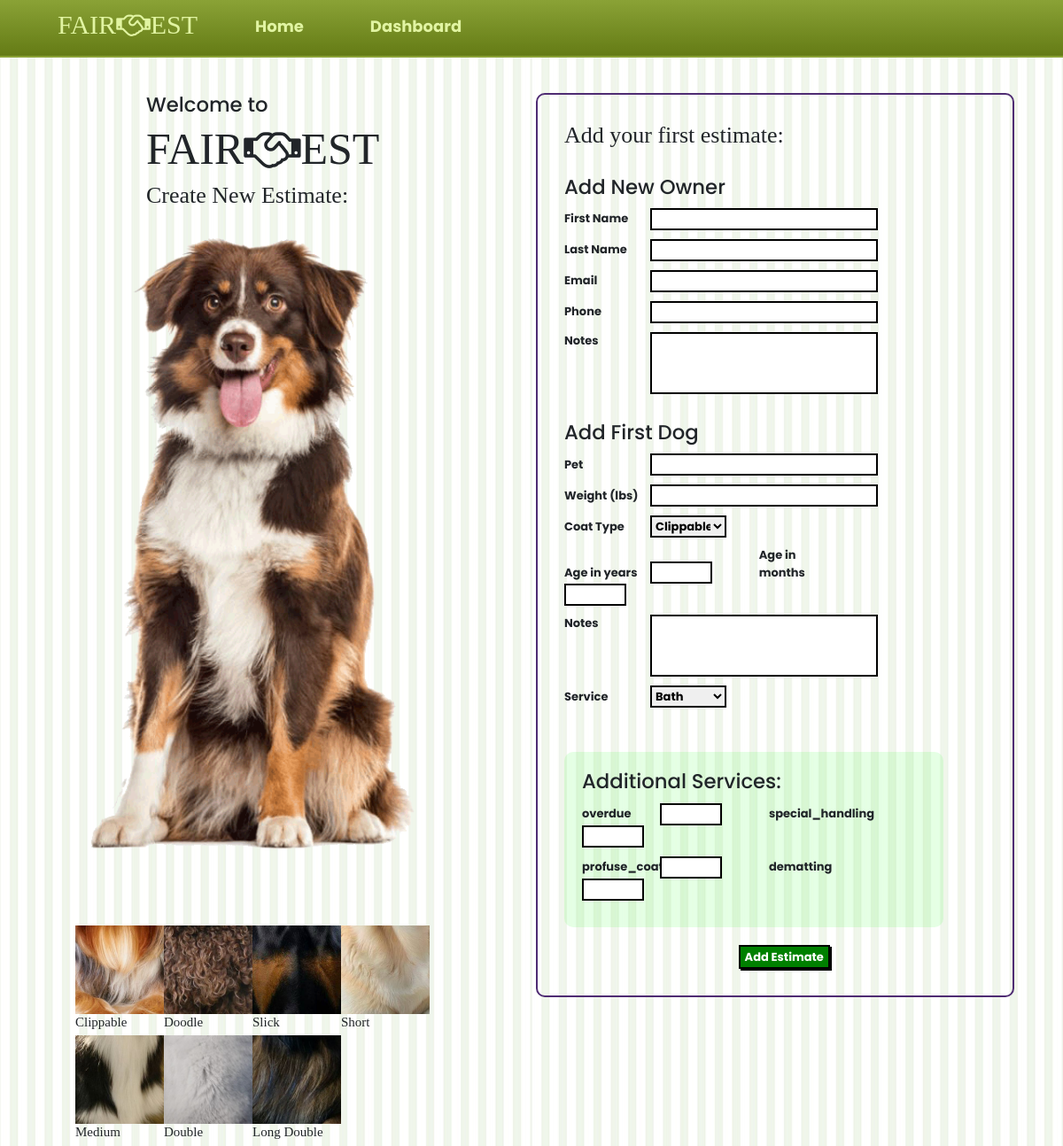
Page /add_first_estimate on the committed database.
### app_one/models.py (models this page shows)
class Coat_Type(models.Model):
    name = models.CharField(max_length=30)
    desc = models.CharField(max_length=255)
    examples = models.CharField(max_length=255)
    created_at = models.DateTimeField(auto_now_add=True)
    updated_at = models.DateTimeField(auto_now=True)

### app_one/views.py (the view)
# urls.py: path('add_first_estimate', views.add_first_estimate),
def add_first_estimate(request):
    post = request.POST
    print(post)
    context = {
        'services' : Service.objects.all(),
        'coats' : Coat_Type.objects.all()
    }
    return render(request,'add_first_estimate.html',context)

### app_one/templates/add_first_estimate.html (shortened to what this page needs)
<!DOCTYPE html>
<html lang="en">
<head>
    <link rel="stylesheet" href="https://stackpath.bootstrapcdn.com/bootstrap/4.5.2/css/bootstrap.min.css">
    <link rel="stylesheet" href="https://cdnjs.cloudflare.com/ajax/libs/font-awesome/4.7.0/css/font-awesome.min.css">
    {% load static %}
    <link rel="stylesheet" href="{% static 'global.css' %}">
    <link rel="stylesheet" href="{% static 'add_quotes_to_estimate.css' %}">
</head>
<body>
    <div id="CANVAS_long">
        <div id="TOP_long">
            <nav>
                <div class="nav_left">
                    <h2 class = 'nav_logo'> FAIR<i class="fa fa-handshake-o nav"></i>EST</h2>
                    <a href='/dashboard' class = 'h2_nav'> Home</a>
                    <a class = 'nav_right h2_nav' href = '/dashboard'>Dashboard</a>
                </div>
            </nav>
        </div>
        </div>
        <div id="interface_block_two">
            <div id="left_main">
                <div class="top_new">
                    <h3>Welcome to</h3>
                    <h2 class = 'logo'> FAIR<i class="fa fa-handshake-o nav"></i>EST</h2>
                    <h2> Create New Estimate:</h2>
                </div>
                <img src = '/static/images/onedog.gif' >
                <div class="coats">
                    {% for coat in coats %}
                    <div class="coat">
                        <img class ='pic' src = '/static/images/{{coat.name}}.jpg'>
                        <div class="coat_desc">
                        <h2>{{coat.name}}</h2>
                        </div>
                    </div>
                    {% endfor %}
                </div>
            </div>
            <div id="right_main">
                <form action="/process_add_first_estimate" method="post">
                    <h2>Add your first estimate: </h2>
                    <div class="add_owner">
                        <h3>Add New Owner </h3>
                        <div class="form_row"><label class ='form_label' for = 'first'>First Name </label>
                            <input class='form_input' name = 'first' type = 'text'>
                        </div>
                        <div class="form_row"><label class ='form_label' for = 'last'>Last Name </label>
                            <input class='form_input' name = 'last' type = 'text'>
                        </div>
                        <div class="form_row"><label class ='form_label' for = 'email'>Email </label>
                            <input class='form_input' name = 'email' type = 'text'>
                        </div>
                        <div class="form_row"><label class ='form_label' for = 'phone'>Phone </label>
                            <input class='form_input' name = 'phone' type = 'text'>
                        </div>
                        <div class="form_row"><label class ='form_label' for = 'owner_notes'>Notes </label>
                            <textarea class='form_textarea'  name = 'owner_notes'></textarea>
                        </div>
                    </div>
                    <h3>Add First Dog </h3>
                    <div class="form_row"><label class ='form_label' for = 'pet_name'> Pet </label>
                        <input class='form_input' name = 'pet_name' type = 'text'>
                    </div>
                    <div class="form_row"><label class ='form_label' for = 'weight'> Weight (lbs) </label>
                        <input class='form_input' name = 'weight' type = 'number'>
                    </div>
                    <label class ='form_label' for = 'form_select'>Coat Type </label>
                    <select class = 'form_select' name = 'coat_type'>
                        {%for coat in coats %}
                        <option value = {{coat.id}}>{{coat.name}}</option>
                        {% endfor %}
                    </select>
                    <div class="form_row">
                            <label class ='form_label' for = 'years'>Age in years</label>
                            <input class='form_input age' name = 'years' type = 'number'>
                            <label class ='form_label' for = 'months'>Age in months</label>
                            <input class='form_input age' name = 'months' type = 'number'>
                        </div>
                    <div class="form_row"><label class ='form_label' for = 'pet_notes'>Notes </label>
                        <textarea class='form_textarea'  name = 'pet_notes'></textarea>
                    </div>
                    <label class ='form_label' for = 'form_select'>Service </label>
                    <select class = 'form_select' name = 'service'>
                        {% for service in services %}
                        {% if dog.service.name == service.name %}
                        <option value = '{{service.name}}' selected>{{service.name}}</option>
                        {% else %}
                        <option value = '{{service.name}}' >{{service.name}}</option>
                        {% endif %}
                        {% endfor %}
                    </select>
                    <div class="add_ons">
                        <h3> Additional Services: </h3>
                        <div class="form_row">
                            <label class ='form_label' for = 'overdue'>overdue </label>
                            <input value= "{{quote.overdue}}"class='form_input  age' name = 'overdue' type = 'number'>
                            <label class ='form_label' for = 'special'>special_handling </label>
                            <input value= "{{quote.special}}"class='form_input age' name = 'special' type = 'number'>
                        </div>
                        <div class="form_row">
                            <label class ='form_label' for = 'profuse'>profuse_coat </label>
                            <input value= "{{quote.profuse}}"class='form_input age' name = 'profuse' type = 'number'>
                            <label class ='form_label' for = 'dematting'>dematting </label>
                            <input value= "{{quote.dematting}}"class='form_input age' name = 'dematting' type = 'number'>
                        </div>
                    </div>
                <div class="form_row_button"><button class ='form_button' type ='submit' name = 'bath_quote' value='1'> Add Estimate</button></div>
                </form>
            </div>
        </div>
</body>
</html>

### app_one/static/global.css (style rules this page uses)
:root { --logo: Bree Serif, serif; --p : Poppins, sans-serif; }
body { background-image: url('images/stripes2.jpg'); }
html { overflow: scroll; }
* { font-weight: bold; font-family:var(--p); margin: 0px; padding: 0px; font-size: 13px; }
a { font-weight: bold; text-decoration: underline; color:#C46277; }
#TOP_long { background-image:linear-gradient( #8AA236, #637A14 ); }
button { border: 2px solid black; padding: 2px 5px; margin-top: 20px; background-color: green; color: white; display: block; box-shadow: 2px 2px black; }
#CANVAS_long { background-color:purple; }
.nav_logo { font-size: 30px; font-weight: lighter; margin-left: 65px; color:#E1F4A2; }
nav { padding:10px 0px; border-bottom: 2px solid #8AA236; display:flex; justify-content: space-between; align-items: center; width:100%; }
nav .h2_nav { font-size:18px; margin-left:65px; margin-top:6px; color:#E1F4A2; margin-right: 10px; height:fit-content; }
a.h2_nav, h2.h2_nav { justify-self: center; text-decoration: none; }
.nav_right { display:flex; margin-right:61px; }
.nav_left { display:flex; }
#TOP_long { margin-bottom: 20px; }
#interface_block_two { margin-left: 65px; width: 90%; display:flex; justify-content: center; }
#left_main, #right_main { background-color:green; margin-top: 20px; display:flex; flex-direction: column; justify-content: flex-start; border: 2px solid yellow; width: 50%; min-width: 300px; }
form { border: 2px solid blue; width: 90%; }
input.form_input { border: 2px solid black; margin:0px; display:inline-block; width:70%; height:25px; }
label.form_label { margin:0px; display:inline-block; width: 100%; }
select.form_select { border: 2px solid black; }
textarea.form_textarea { resize: none; display:inline-block; border: 2px solid black; vertical-align: top; width: 60%; height: 70px; }
button.form_button { margin-left:23%; }
.form_row_button { display:flex; justify-content: flex-end; width: 70%; }
form { border: none; }
#left_main, #right_main, #bottom_main { background-color: transparent; border: none; }
#CANVAS_long { background-color:transparent; }
h2 { font-family : var(--logo); }
.logo { font-size: 50px; }

### app_one/static/add_quotes_to_estimate.css (style rules this page uses)
#left_main { padding: 0px 20px; width: 45%; }
#right_main { border-radius: 10px; border: 2px solid #4F2C73; padding: 30px; width: 50%; height:fit-content; }
#interface_block_two { justify-content: space-between; }
h2.logo { font-size:50px }
input.form_input { width: 60%; }
label.form_label { width:22%; }
.form_row { margin: 10px 0px; }
.top_new { margin-left: 80px; }
select.form_select { display: inline-block; width: 20%; }
input.age { width: 70px; margin-right: 50px; }
.add_ons { margin-top:50px; }
.coats { margin-top:50px; display:flex; flex-wrap: wrap; width:400px; }
img.pic { width:100px; height:100px; }
.coat_desc h2 { font-size: 15px; }
.add_ons { border-radius: 10px; background:white; padding: 20px; background:rgba(0, 255, 0, 0.1) }
.add_owner { margin:30px 0px; }

### rows in the picture
Coat_Type: name (picture), name "Clippable"
Coat_Type: name (picture), name "Doodle"
Coat_Type: name (picture), name "Slick"
Coat_Type: name (picture), name "Short"
Coat_Type: name (picture), name "Medium"
Coat_Type: name (picture), name "Double"
Coat_Type: name (picture), name "Long Double"

### other values in the picture
form field coat_type "Clippable"
form field service "Bath"
